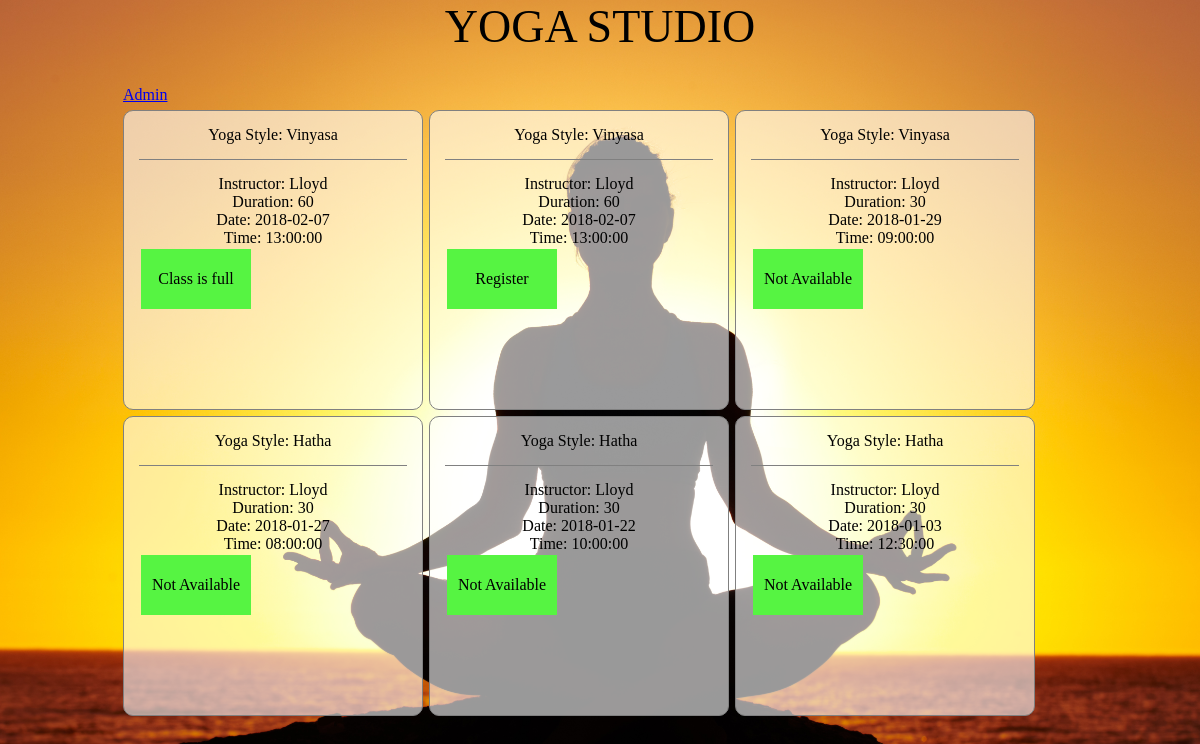
The page / on the database its author committed.
### tables this page shows
CREATE TABLE IF NOT EXISTS `classes` (
  `id` int(11) NOT NULL AUTO_INCREMENT,
  `instructor` varchar(250) DEFAULT NULL,
  `style` varchar(250) DEFAULT NULL,
  `duration` set('30','60') DEFAULT NULL,
  `full` int(11) DEFAULT '0',
  `maximum` int(11) NOT NULL DEFAULT '0',
  `applicants` int(11) NOT NULL DEFAULT '0',
  `date` date DEFAULT NULL,
  `time` time DEFAULT NULL,
  `unix` int(11) NOT NULL,
  PRIMARY KEY (`id`)
);

### core.php (called while the page is built, shortened)
<?php
function getClasses() {
    $return = array();
    $query = $GLOBALS["conn"]->query('SELECT * FROM classes ORDER BY unix DESC');
    while ($row = $query->fetch_assoc()) {
        $return[] = $row;
    }
    return $return;
}
?>

### main.php (the view)
<div class="admin-link"><a href="index.php?page=admin">Admin</a></div>
<?php foreach ($classes as $keyClasses => $valueClasses) : ?>
    <div class="loop-box">
        <div class="style">Yoga Style: <?php echo $valueClasses["style"]; ?></div>
        <div class="instructor">Instructor: <?php echo $valueClasses["instructor"]; ?></div>
        <div class="duration">Duration: <?php echo $valueClasses["duration"]; ?></div>
        <div class="date">Date: <?php echo $valueClasses["date"]; ?></div>
        <div class="time">Time: <?php echo $valueClasses["time"]; ?></div>
        <div class="availability">
            <?php if ($valueClasses["full"]): ?>
                <div class="full-text">Class is full</div>
            <?php elseif (time() > $valueClasses["unix"]): ?>
                <div class="full-text">Not Available</div>
            <?php else: ?>
                <a href="index.php?page=register&id=<?php echo $valueClasses["id"]; ?>" class="register-button">Register</a>
            <?php endif; ?>
        </div>
    </div>
<?php endforeach; ?>

### index.php (shortened to what this page needs)
<!DOCTYPE html>
<html>
    <head>
        <link rel="stylesheet" href="css/style.css">
    </head>
    <body>
      <section id="title">
          <header>
              YOGA STUDIO
          </header>
      </section>
        <div id="wrapper">
            <?php
            require './core.php';
            $classes = getClasses();
            if (isset($_GET["page"])) {
                switch ($_GET["page"]) {
                    case "register":
                        require 'register.php';
                        break;
                    case "main":
                        require 'main.php';
                        break;
                    case "admin":
                        require "admin.php";
                        break;
                    case "delete":
                        if (isset($_SESSION["logged"]) && $_SESSION["logged"]) {
                            delete();
                        }
                        break;
                    case "create":
                        if (isset($_SESSION["logged"]) && $_SESSION["logged"]) {
                            require 'create.php';
                        }
                        break;
                    case "mark":
                        if (isset($_SESSION["logged"]) && $_SESSION["logged"]) {
                            mark();
                        }
                        break;
                    default:
                        break;
                }
            } else {
                require 'main.php';
            }
            ?>
        </div>
    </body>
</html>

### css/style.css (style rules this page uses)
* { margin: 0px; padding: 0px; }
body { background: transparent url('../images/Yoga.jpg') no-repeat; background-size: cover; background-attachment: fixed; }
#title header { height: auto; text-align: center; font-size: 46px; }
#wrapper { width: 960px; margin: 0 auto; padding-top: 30px; }
.loop-box { text-align: center; width: 300px; height: 300px; border: 1px solid grey; float: left; padding: 15px; box-sizing: border-box; margin: 3px; background-color: rgba(255, 255, 255, 0.6); border-radius: 10px; }
.style { border-bottom: 1px solid grey; padding-bottom: 15px; margin-bottom: 15px; }
.register-button, .full-text { text-align: center; padding: 5px; margin: 2px; width: 100px; height: 50px; line-height: 50px; background-color: #56f442; transition: all 0.3s; cursor: pointer; display: block; text-decoration: none; color: #000; }
.admin-link { width: 100%; padding: 3px; }

### rows shown on the page
classes: style "Vinyasa", instructor "Lloyd", duration "60", date "2018-02-07", time "13:00:00", full "Class is full"
classes: style "Vinyasa", instructor "Lloyd", duration "60", date "2018-02-07", time "13:00:00"
classes: style "Vinyasa", instructor "Lloyd", duration "30", date "2018-01-29", time "09:00:00", full "Not Available"
classes: style "Hatha", instructor "Lloyd", duration "30", date "2018-01-27", time "08:00:00", full "Not Available"
classes: style "Hatha", instructor "Lloyd", duration "30", date "2018-01-22", time "10:00:00", full "Not Available"
classes: style "Hatha", instructor "Lloyd", duration "30", date "2018-01-03", time "12:30:00", full "Not Available"
